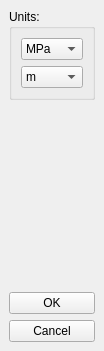
<?xml version="1.0" encoding="UTF-8"?>
<ui version="4.0">
 <class>initialConfigDialog</class>
 <widget class="QMainWindow" name="initialConfigDialog">
  <property name="geometry">
   <rect>
    <x>0</x>
    <y>0</y>
    <width>104</width>
    <height>351</height>
   </rect>
  </property>
  <property name="sizePolicy">
   <sizepolicy hsizetype="Fixed" vsizetype="Fixed">
    <horstretch>0</horstretch>
    <verstretch>0</verstretch>
   </sizepolicy>
  </property>
  <property name="windowTitle">
   <string>Form</string>
  </property>
  <widget class="QWidget" name="centralWidget">
   <layout class="QGridLayout" name="gridLayout">
    <item row="0" column="0">
     <widget class="QGroupBox" name="unitsGroup">
      <property name="title">
       <string>Units:</string>
      </property>
      <layout class="QGridLayout" name="gridLayout_3">
       <item row="0" column="0">
        <widget class="QComboBox" name="pressureCBox">
         <property name="enabled">
          <bool>true</bool>
         </property>
         <item>
          <property name="text">
           <string>MPa</string>
          </property>
         </item>
         <item>
          <property name="text">
           <string>Pa</string>
          </property>
         </item>
         <item>
          <property name="text">
           <string>psi</string>
          </property>
         </item>
         <item>
          <property name="text">
           <string>ppg</string>
          </property>
         </item>
        </widget>
       </item>
       <item row="1" column="0">
        <widget class="QComboBox" name="dimensionCBox">
         <property name="enabled">
          <bool>true</bool>
         </property>
         <item>
          <property name="text">
           <string>m</string>
          </property>
         </item>
         <item>
          <property name="text">
           <string>ft</string>
          </property>
         </item>
         <item>
          <property name="text">
           <string>in</string>
          </property>
         </item>
        </widget>
       </item>
      </layout>
     </widget>
    </item>
    <item row="1" column="0">
     <spacer name="verticalSpacer">
      <property name="orientation">
       <enum>Qt::Vertical</enum>
      </property>
      <property name="sizeHint" stdset="0">
       <size>
        <width>20</width>
        <height>40</height>
       </size>
      </property>
     </spacer>
    </item>
    <item row="2" column="0">
     <widget class="QPushButton" name="okBtn">
      <property name="text">
       <string>OK</string>
      </property>
     </widget>
    </item>
    <item row="3" column="0">
     <widget class="QPushButton" name="cancelBtn">
      <property name="text">
       <string>Cancel</string>
      </property>
     </widget>
    </item>
   </layout>
  </widget>
 </widget>
 <resources/>
 <connections/>
</ui>
